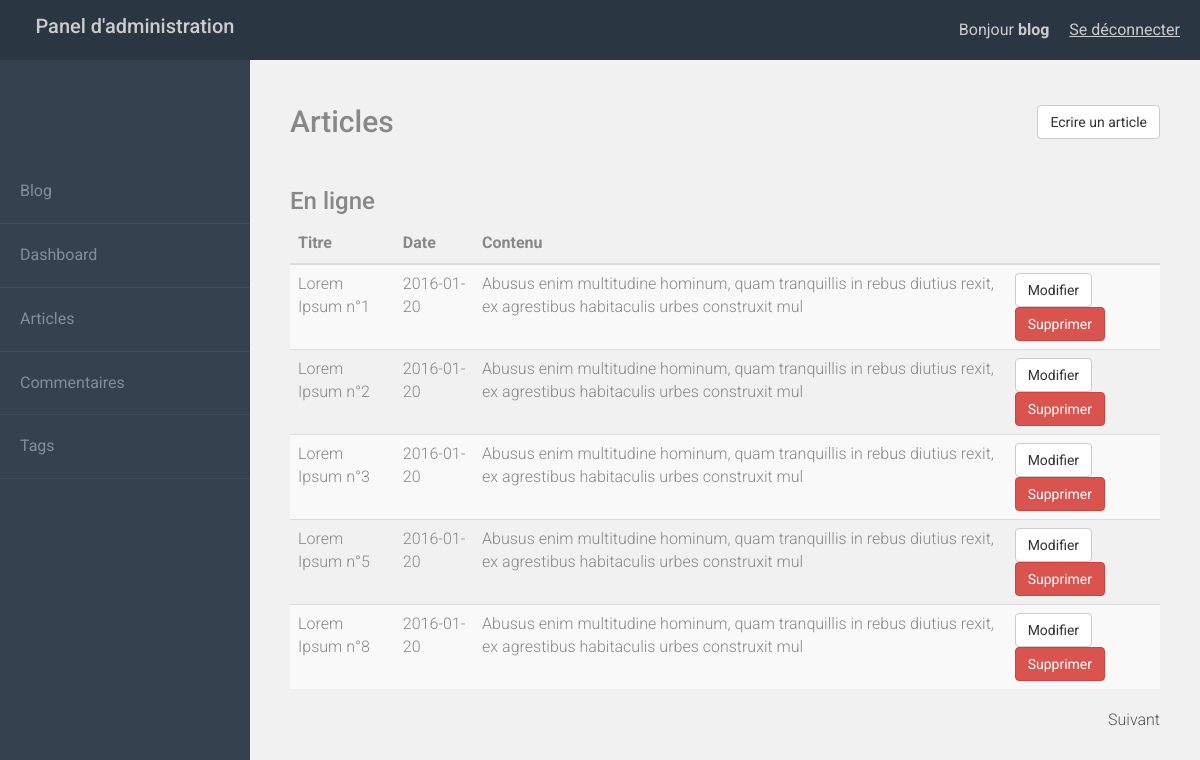
Screenshot of /admin/articles.php (signed in) with the database file from the repository.
### tables this page shows
CREATE TABLE IF NOT EXISTS `billets` (
  `id` int(11) NOT NULL AUTO_INCREMENT,
  `created` date NOT NULL,
  `updated` date NOT NULL,
  `id_user` int(11) NOT NULL,
  `login` varchar(255) NOT NULL,
  `title` varchar(255) NOT NULL,
  `content` text NOT NULL,
  PRIMARY KEY (`id`)
);

### admin/articles.php (the view, shortened to what this page needs)
<?php
	require_once("db.php");
	$sql = "SELECT * FROM billets";
	$requete = $DB->prepare($sql);
	$requete->execute();
	$count = $requete->rowCount();
	if (!empty($_GET['page'])) {
		$cPage = $_GET['page'];
	}
	else {
		$cPage = 1;
	}
	$nbArt = $count;
	$perPage = 5;
	$nbPage = ceil($nbArt/$perPage);
	$calc = (($cPage - 1) * $perPage);
	$sql = $DB->query("SELECT id, created, title, content
						FROM billets
						LIMIT ". $calc . ", $perPage  ");
?>
<!DOCTYPE html>
<html>
	<head>
		<link rel="stylesheet" href="css/bootstrap.min.css"/>
		<link rel="stylesheet" href="css/panel.css"/>
	</head>
	<body>
		<?php include("nav.php"); ?>
		<div class="main">
			<div class="container-fluid">
				<a href="createArticle.php" class="btn btn-default pull-right">Ecrire un article</a>
				<h2>Articles</h2>
				<div class="row">
					<div class="col-sm-12">
						<h3>En ligne</h3>
						<table class="table table-striped">
							<thead>
								<tr>
									<th>Titre</th>
									<th>Date</th>
									<th>Contenu</th>
									<th></th>
								</tr>
							</thead>
							<tbody>
							<?php foreach ($sql as $value) { ?>
								<tr>
									<td><?php echo $value["title"];?></td>
									<td><?php echo $value["created"];?></td>
									<td><?php echo substr($value["content"], 0, 120);?></td>
									<td>
										<a class="btn btn-default" href="editarticles.php?id=<?php echo $value['id']; ?>">Modifier</a>
										<a class="btn btn-danger" href="del_article.php?id=<?php echo $value['id']; ?>">Supprimer</a>
									</td>
								</tr>
							<?php } ?>
							</tbody>
						</table>
						<div class="text-center">
							<?php
								if ($cPage < $nbPage) {
									$suiv = $cPage+1;
									echo '<a class="pull-right" href="articles.php?page='. $suiv .'">Suivant</a>';
								}
							?>
						</div>
					</div>
				</div>
			</div>
		</div>
	</body>
</html>

### admin/css/panel.css (style rules this page uses)
body { font-family: "Roboto"; font-weight: 300; font-size: 16px; color: #888; background: #F1F1F1; }
.main { padding-left: 275px; padding-top: 105px; padding-right: 25px; padding-bottom: 25px; }
.main h2 { padding-bottom: 20px; margin-top: 0; }
a, a:hover { color: #555; }

### rows the page displays
billets: title "Lorem Ipsum n°1", created "2016-01-20", content "Abusus enim multitudine hominum, quam tranquillis in rebus diutius rexit, ex agrestibus habitaculis urbes construxit mul"
billets: title "Lorem Ipsum n°2", created "2016-01-20", content "Abusus enim multitudine hominum, quam tranquillis in rebus diutius rexit, ex agrestibus habitaculis urbes construxit mul"
billets: title "Lorem Ipsum n°3", created "2016-01-20", content "Abusus enim multitudine hominum, quam tranquillis in rebus diutius rexit, ex agrestibus habitaculis urbes construxit mul"
billets: title "Lorem Ipsum n°5", created "2016-01-20", content "Abusus enim multitudine hominum, quam tranquillis in rebus diutius rexit, ex agrestibus habitaculis urbes construxit mul"
billets: title "Lorem Ipsum n°8", created "2016-01-20", content "Abusus enim multitudine hominum, quam tranquillis in rebus diutius rexit, ex agrestibus habitaculis urbes construxit mul"

### other values shown
$_SESSION['username'] "blog"
